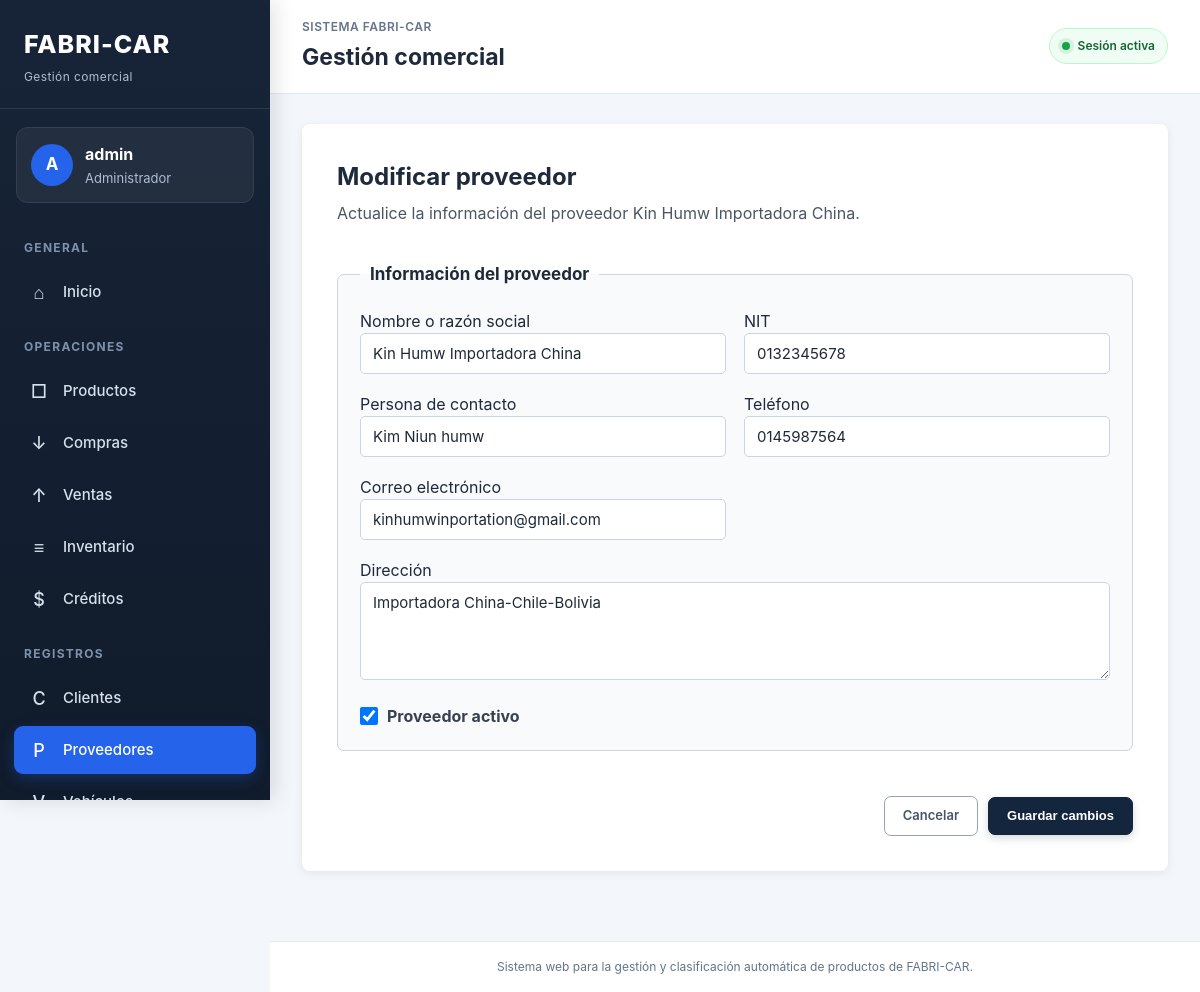
The app's page /proveedores/modificar/3/ (signed in) with its own data.
### proveedores/models.py (models this page shows, shortened)
class Proveedor(models.Model):
    razon_social = models.CharField(
        max_length=150,
        db_index=True,
        verbose_name="Nombre o razón social",
    )
    nit = models.CharField(
        max_length=30,
        unique=True,
        verbose_name="NIT",
    )
    persona_contacto = models.CharField(
        max_length=120,
        blank=True,
        verbose_name="Persona de contacto",
    )
    telefono = models.CharField(
        max_length=30,
        blank=True,
        verbose_name="Teléfono",
    )
    correo = models.EmailField(
        blank=True,
        verbose_name="Correo electrónico",
    )
    direccion = models.TextField(
        blank=True,
        verbose_name="Dirección",
    )
    estado = models.BooleanField(
        default=True,
        verbose_name="Activo",
    )
    fecha_registro = models.DateTimeField(
        auto_now_add=True,
        verbose_name="Fecha de registro",
    )
    fecha_modificacion = models.DateTimeField(
        auto_now=True,
        verbose_name="Fecha de modificación",
    )
    class Meta:
        verbose_name = "Proveedor"
        verbose_name_plural = "Proveedores"
        ordering = ["razon_social"]

### proveedores/views.py (the view)
@login_required
@rol_requerido("Administrador")
def modificar_proveedor(request, proveedor_id):
    proveedor = get_object_or_404(
        Proveedor,
        id=proveedor_id,
    )
    if request.method == "POST":
        formulario = ProveedorForm(
            request.POST,
            instance=proveedor,
        )
        if formulario.is_valid():
            proveedor = formulario.save()
            messages.success(
                request,
                (
                    f'El proveedor "{proveedor.razon_social}" '
                    "fue modificado correctamente."
                ),
            )
            return redirect(
                "proveedores:listar_proveedores"
            )
    else:
        formulario = ProveedorForm(
            instance=proveedor,
        )
    contexto = {
        "formulario": formulario,
        "proveedor": proveedor,
        "modo_edicion": True,
    }
    return render(
        request,
        "proveedores/registrar_proveedor.html",
        contexto,
    )

### principal/context_processors.py (called while the page is built)
def roles_usuario(request):
    usuario = request.user
    if not usuario.is_authenticated:
        return {
            "es_administrador": False,
            "es_empleado": False,
            "es_cliente": False,
        }
    es_administrador = (
        usuario.is_superuser
        or usuario.groups.filter(
            name="Administrador"
        ).exists()
    )
    es_empleado = usuario.groups.filter(
        name="Empleado"
    ).exists()
    es_cliente = usuario.groups.filter(
        name="Cliente"
    ).exists()
    return {
        "es_administrador": es_administrador,
        "es_empleado": es_empleado,
        "es_cliente": es_cliente,
    }

### proveedores/templates/proveedores/registrar_proveedor.html (shortened to what this page needs)
{% extends "principal/base.html" %}
{% block contenido %}
<section class="presentacion">
    <div class="encabezado-formulario">
        <div>
    {% if modo_edicion %}
    <h2>Modificar proveedor</h2>
    <p>
        Actualice la información del proveedor
        {{ proveedor.razon_social }}.
    </p>
{% else %}
    <h2>Registrar proveedor</h2>
    <p>
        Complete la información del proveedor vinculado
        con la adquisición de productos.
    </p>
{% endif %}
        </div>
    </div>
    <form
        method="post"
        class="formulario-producto"
        novalidate
    >
        <fieldset class="seccion-formulario">
            <legend>Información del proveedor</legend>
            <div class="cuadricula-formulario">
                <div>
                    <label for="{{ formulario.razon_social.id_for_label }}">
                        Nombre o razón social
                    </label>
                    {{ formulario.razon_social }}
                </div>
                <div>
                    <label for="{{ formulario.nit.id_for_label }}">
                        NIT
                    </label>
                    {{ formulario.nit }}
                </div>
                <div>
                    <label for="{{ formulario.persona_contacto.id_for_label }}">
                        Persona de contacto
                    </label>
                    {{ formulario.persona_contacto }}
                </div>
                <div>
                    <label for="{{ formulario.telefono.id_for_label }}">
                        Teléfono
                    </label>
                    {{ formulario.telefono }}
                </div>
                <div>
                    <label for="{{ formulario.correo.id_for_label }}">
                        Correo electrónico
                    </label>
                    {{ formulario.correo }}
                </div>
            </div>
            <div class="campo-completo">
                <label for="{{ formulario.direccion.id_for_label }}">
                    Dirección
                </label>
                {{ formulario.direccion }}
            </div>
            <div class="grupo-checkbox">
                {{ formulario.estado }}
                <label for="{{ formulario.estado.id_for_label }}">
                    Proveedor activo
                </label>
            </div>
        </fieldset>
        <div class="acciones-formulario">
            <a
                href="{% url 'proveedores:listar_proveedores' %}"
                class="boton-secundario"
            >
                Cancelar
            </a>
<button
    type="submit"
    class="boton-principal"
>
    {% if modo_edicion %}
        Guardar cambios
    {% else %}
        Guardar proveedor
    {% endif %}
</button>
        </div>
    </form>
</section>
{% endblock %}

### principal/templates/principal/base.html (shortened to what this page needs)
{% load static %}
<!DOCTYPE html>
<html lang="es">
<head>
    <link
        rel="stylesheet"
        href="{% static 'principal/css/estilos.css' %}"
    >
</head>
<body class="{% if user.is_authenticated %}sistema-autenticado{% else %}pagina-publica{% endif %}">
    {% if user.is_authenticated %}
        <div class="estructura-sistema">
            <aside class="menu-lateral">
                <a
                    href="{% url 'inicio' %}"
                    class="marca-sistema"
                >
                    <span class="marca-principal">
                        FABRI-CAR
                    </span>
                    <span class="marca-descripcion">
                        Gestión comercial
                    </span>
                </a>
                <div class="perfil-menu">
                    <div class="avatar-usuario">
                        {{ user.username|first|upper }}
                    </div>
                    <div class="datos-usuario">
                        <strong>
                            {{ user.username }}
                        </strong>
                        <span>
                            {% if es_administrador %}
                                Administrador
                            {% elif es_empleado %}
                                Empleado
                            {% elif es_cliente %}
                                Cliente
                            {% else %}
                                Usuario
                            {% endif %}
                        </span>
                    </div>
                </div>
                <nav class="navegacion-lateral">
                    <span class="titulo-grupo-menu">
                        General
                    </span>
                    <a
                        href="{% url 'inicio' %}"
                        class="enlace-menu
                        "
                    >
                        <span class="icono-menu">⌂</span>
                        <span>Inicio</span>
                    </a>
                    {% if es_administrador or es_empleado %}
                        <span class="titulo-grupo-menu">
                            Operaciones
                        </span>
                        <a
                            href="{% url 'productos:listar_productos' %}"
                            class="enlace-menu
                            "
                        >
                            <span class="icono-menu">□</span>
                            <span>Productos</span>
                        </a>
                        <a
                            href="{% url 'compras:listar_compras' %}"
                            class="enlace-menu
                            "
                        >
                            <span class="icono-menu">↓</span>
                            <span>Compras</span>
                        </a>
                        <a
                            href="{% url 'ventas:listar_ventas' %}"
                            class="enlace-menu
                            "
                        >
                            <span class="icono-menu">↑</span>
                            <span>Ventas</span>
                        </a>
                        <a
                            href="{% url 'inventario:listar_movimientos' %}"
                            class="enlace-menu
                            "
                        >
                            <span class="icono-menu">≡</span>
                            <span>Inventario</span>
                        </a>
                        <a
                            href="{% url 'creditos:listar_creditos' %}"
                            class="enlace-menu
                            "
                        >
                            <span class="icono-menu">$</span>
                            <span>Créditos</span>
                        </a>
                        <span class="titulo-grupo-menu">
                            Registros
                        </span>
                        <a
                            href="{% url 'clientes:listar_clientes' %}"
                            class="enlace-menu
                            "
                        >
                            <span class="icono-menu">C</span>
                            <span>Clientes</span>
                        </a>
                        <a
                            href="{% url 'proveedores:listar_proveedores' %}"
                            class="enlace-menu
                            {% if request.resolver_match.namespace == 'proveedores' %}
                                enlace-menu-activo
                            {% endif %}"
                        >
                            <span class="icono-menu">P</span>
                            <span>Proveedores</span>
                        </a>
                        <a
                            href="{% url 'vehiculos:listar_vehiculos' %}"
                            class="enlace-menu
                            "
                        >
                            <span class="icono-menu">V</span>
                            <span>Vehículos</span>
                        </a>
                    {% endif %}
                </nav>
            </aside>
            <div class="area-trabajo">
                <header class="barra-superior">
                    <div>
                        <span class="subtitulo-superior">
                            Sistema FABRI-CAR
                        </span>
                        <h1>
                            {% block encabezado_pagina %}
                                Gestión comercial
                            {% endblock %}
                        </h1>
                    </div>
                    <div class="sesion-activa">
                        <span class="indicador-activo"></span>
                        Sesión activa
                    </div>
                </header>
    {% endif %}
            <main class="{% if user.is_authenticated %}contenido-principal{% else %}contenido-principal-publico{% endif %}">
                {% block contenido %}
                {% endblock %}
            </main>
            <footer class="pie-pagina">
                <p>
                    Sistema web para la gestión y clasificación automática
                    de productos de FABRI-CAR.
                </p>
            </footer>
    {% if user.is_authenticated %}
            </div>
        </div>
    {% else %}
        </div>
    {% endif %}
</body>
</html>

### records on screen
Proveedor: razon_social "Kin Humw Importadora China", nit "0132345678", persona_contacto "Kim Niun humw", telefono "0145987564", correo "kinhumwinportation@gmail.com", direccion "Importadora China-Chile-Bolivia", estado "☑"

### other values on screen
{{ user.username|first|upper }} "A"
{{ user.username }} "admin"
